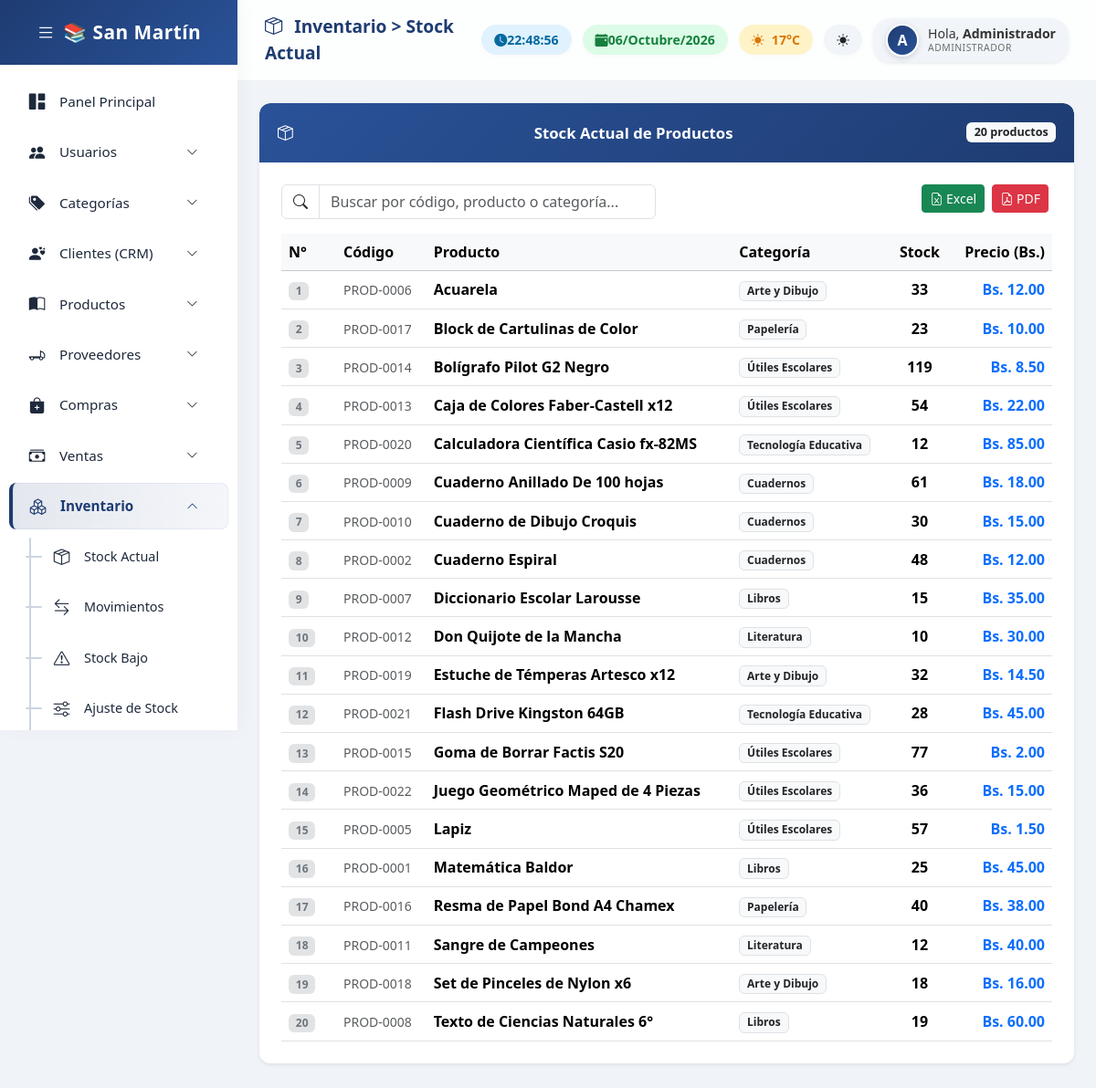
The page /inventario/index.php (signed in) on the database its author committed.
### tables this page shows
CREATE TABLE `productos` (
  `id_producto` int(11) NOT NULL AUTO_INCREMENT,
  `codigo` varchar(20) NOT NULL,
  `codigo_barras` varchar(50) DEFAULT NULL,
  `nombre_producto` varchar(150) DEFAULT NULL,
  `descripcion` text DEFAULT NULL,
  `precio` decimal(10,2) DEFAULT NULL,
  `precio_compra` decimal(10,2) DEFAULT 0.00,
  `impuesto` decimal(5,2) DEFAULT 0.00,
  `talla` varchar(20) DEFAULT NULL,
  `color` varchar(50) DEFAULT NULL,
  `stock` int(11) DEFAULT NULL,
  `imagen` varchar(255) DEFAULT NULL,
  `activo` tinyint(1) DEFAULT 1,
  `categoria_id` int(11) DEFAULT NULL,
  PRIMARY KEY (`id_producto`),
  KEY `categoria_id` (`categoria_id`),
  CONSTRAINT `productos_ibfk_1` FOREIGN KEY (`categoria_id`) REFERENCES `categorias` (`id_categoria`)
);

CREATE TABLE `categorias` (
  `id_categoria` int(11) NOT NULL AUTO_INCREMENT,
  `nombre_categoria` varchar(100) DEFAULT NULL,
  `codigo_categoria` varchar(20) DEFAULT NULL,
  `icono` varchar(50) DEFAULT 'bi-tags-fill',
  `categoria_padre` int(11) DEFAULT NULL,
  `activo` tinyint(1) DEFAULT 1,
  `visible_tienda` tinyint(1) DEFAULT 1,
  `descripcion` text DEFAULT NULL,
  `orden` int(11) DEFAULT 0,
  PRIMARY KEY (`id_categoria`)
);

### includes/paginador.php (called while the page is built, shortened)
<?php
function paginar($conexion, $sql_base, $limite = 20) {
    $pagina = isset($_GET['pagina']) ? max(1, intval($_GET['pagina'])) : 1;
    $offset = ($pagina - 1) * $limite;
    $total = mysqli_fetch_assoc(mysqli_query($conexion, $sql_base));
    $total_registros = $total['total'];
    $total_paginas = ceil($total_registros / $limite);
    $sql_limite = " LIMIT $offset, $limite";
    return ['pagina' => $pagina, 'total_paginas' => $total_paginas, 'total_registros' => $total_registros, 'offset' => $offset, 'limite' => $limite, 'sql_limite' => $sql_limite];
}
?>

### inventario/index.php (the view, shortened to what this page needs)
<?php
include("../includes/paginador.php");
$sql_base = "SELECT COUNT(*) as total FROM productos p LEFT JOIN categorias c ON p.categoria_id = c.id_categoria WHERE p.activo=1";
$sql_data = "SELECT p.*, c.nombre_categoria FROM productos p LEFT JOIN categorias c ON p.categoria_id = c.id_categoria WHERE p.activo=1 ORDER BY p.nombre_producto ASC";
$paginacion = paginar($conexion, $sql_base);
$productos = mysqli_query($conexion, $sql_data . $paginacion['sql_limite']);
?>
<!DOCTYPE html>
<html lang="es">
<head>
    <link href="https://cdn.jsdelivr.net/npm/bootstrap@5.3.3/dist/css/bootstrap.min.css" rel="stylesheet">
    <link rel="stylesheet" href="https://cdn.jsdelivr.net/npm/bootstrap-icons@1.11.3/font/bootstrap-icons.min.css">
<link rel="stylesheet" href="/includes/base.css">
</head>
<body>
<?php $base_path = '../'; include '../includes/sidebar.php'; ?>
<div class="main-content">
    <div class="topbar">
        <div class="topbar-title"><i class="bi bi-box-seam me-2"></i> Inventario > Stock Actual</div>
        <div class="topbar-widgets">
            <div class="widget-box widget-time"><i class="bi bi-clock-fill"></i> <span id="txt-reloj">00:00:00</span></div>
            <div class="widget-box widget-date"><i class="bi bi-calendar-event-fill"></i> <span id="txt-fecha">--/--/----</span></div>
            <div class="widget-box widget-weather"><i class="bi bi-sun-fill me-2"></i> <span>17°C</span></div>
            <div class="user-profile shadow-sm">
    <div class="profile-avatar-wrap"><?php if(!empty($_SESSION["imagen"])): ?><img src="../assets/uploads/usuarios/<?php echo $_SESSION["imagen"]; ?>" class="profile-avatar"><?php else: ?><div class="profile-avatar-inicial"><?php echo strtoupper(substr($_SESSION["nombre"],0,1)); ?></div><?php endif; ?></div>
    <div class="profile-info">
        <div class="profile-name">Hola, <strong><?php echo $_SESSION["nombre"]; ?></strong></div>
        <div class="profile-role"><?php echo $_SESSION["rol"]; ?></div>
    </div>
</div>
        </div>
    </div>
    <div class="container-fluid p-4">
        <div class="panel-custom shadow-sm">
            <div class="panel-custom-header">
                <i class="bi bi-box-seam me-2"></i> <span class="menu-text"> Stock Actual de Productos</span>
                <span class="badge bg-light text-dark"><?php echo $paginacion['total_registros']; ?> productos</span>
            </div>
            <div class="panel-custom-body p-4">
                <div class="row mb-3">
                    <div class="col-md-6">
                        <div class="input-group">
                            <span class="input-group-text bg-white"><i class="bi bi-search"></i></span>
                            <input type="text" id="buscador" class="form-control" placeholder="Buscar por código, producto o categoría..." onkeyup="filtrarTabla()">
                        </div>
                    </div>
                    <div class="col-md-6 text-end">
                        <a href="?exportar=xls" class="btn btn-success btn-sm me-1"><i class="bi bi-file-earmark-excel"></i> Excel</a>
                        <a href="?exportar=pdf" class="btn btn-danger btn-sm me-1"><i class="bi bi-file-earmark-pdf"></i> PDF</a>
                    </div>
                </div>
                <div class="table-responsive">
                    <table class="table table-hover align-middle mb-0">
                        <thead>
                            <tr class="table-light">
                                <th style="width: 60px;">N°</th>
                                <th>Código</th>
                                <th>Producto</th>
                                <th>Categoría</th>
                                <th class="text-center">Stock</th>
                                <th class="text-end">Precio (Bs.)</th>
                            </tr>
                        </thead>
                        <tbody>
                            <?php if(mysqli_num_rows($productos) > 0): $n=1; while($p = mysqli_fetch_assoc($productos)){ ?>
                            <tr>
                                <td><span class="badge bg-secondary-subtle text-secondary fw-bold"><?php echo $n++; ?></span></td>
                                <td><span class="text-muted small"><?php echo htmlspecialchars($p['codigo']); ?></span></td>
                                <td><strong><?php echo htmlspecialchars($p['nombre_producto']); ?></strong></td>
                                <td><span class="badge bg-light text-dark border"><?php echo htmlspecialchars($p['nombre_categoria']); ?></span></td>
                                <td class="text-center fw-bold"><?php echo $p['stock']; ?></td>
                                <td class="text-end fw-semibold text-primary">Bs. <?php echo number_format($p['precio'], 2); ?></td>
                            </tr>
                            <?php } ?>
                            <?php else: ?>
                            <tr><td colspan="6" class="text-center text-muted py-3">No hay productos registrados.</td></tr>
                            <?php endif; ?>
                        </tbody>
                    </table>
                </div>
            </div>
        </div>
    </div>
</div>
</body>
</html>

### includes/base.css (style rules this page uses)
:root { --body-bg:#f0f3f8;--sidebar-bg:#fff;--sidebar-text:#1e293b;--sidebar-hover-bg:#e2e8f0;--sidebar-accent:#1e3c72;--sidebar-active-bg:linear-gradient(90deg,rgba(30,60,114,0.12),rgba(42,82,152,0.05));--sidebar-brand-bg:linear-gradient(135deg,#1e3c72,#2a5298);--topbar-bg:rgba(255,255,255,0.85);--panel-bg:#fff;--panel-header-bg:linear-gradient(135deg,#2a5298,#1e3c72);--profile-bg:#f1f5f9;--profile-text:#333;--sub-item-active-bg:#eef2ff;--scrollbar-thumb:rgba(0,0,0,0.12);--scrollbar-thumb-hover:rgba(0,0,0,0.25);--collapse-line:#cbd5e1;--collapse-dash:#94a3b8;--border-color:rgba(0,0,0,0.05);--form-bg:#fff;--form-text:#1e293b;--form-border:#d1d5db;--form-focus-border:#60a5fa;--input-group-bg:#f1f5f9;--card-bg:#fff; }
body { background:var(--body-bg);font-family:'Segoe UI',sans-serif;margin:0;overflow-x:hidden; }
.main-content { margin-left:260px;min-height:100vh;transition:all 0.3s ease; }
.topbar { background:var(--topbar-bg);backdrop-filter:blur(10px);-webkit-backdrop-filter:blur(10px);padding:15px 30px;display:flex;justify-content:space-between;align-items:center;border-bottom:1px solid var(--border-color);position:sticky;top:0;z-index:999; }
.topbar-title { font-size:1.2rem;font-weight:600;color:var(--sidebar-accent); }
.topbar-widgets { display:flex;align-items:center;gap:12px; }
.widget-box { padding:6px 14px;border-radius:20px;font-size:0.88rem;font-weight:600;display:flex;align-items:center;box-shadow:0 2px 6px rgba(0,0,0,0.02); }
.widget-time { background:#e0f2fe;color:#0369a1; }
.widget-date { background:#dcfce7;color:#15803d; }
.widget-weather { background:#fef3c7;color:#d97706; }
.user-profile { display:flex;align-items:center;background:var(--profile-bg);padding:6px 14px;border-radius:20px;font-size:0.9rem;color:var(--profile-text); }
.profile-avatar-wrap { flex-shrink:0;margin-right:10px;display:flex;align-items:center; }
.profile-avatar-inicial { width:36px;height:36px;border-radius:50%;background:linear-gradient(135deg,#1e3c72,#2a5298);color:#fff;display:flex;align-items:center;justify-content:center;font-weight:700;font-size:1rem;border:2px solid #fff;box-shadow:0 2px 6px rgba(0,0,0,0.15); }
.profile-info { display:flex;flex-direction:column;line-height:1.2; }
.profile-name { font-size:0.88rem;white-space:nowrap; }
.profile-role { font-size:0.65rem;text-transform:uppercase;letter-spacing:0.5px;opacity:0.7;white-space:nowrap; }
.panel-custom { border:none;border-radius:12px;background:var(--panel-bg);box-shadow:0 4px 15px rgba(0,0,0,0.02);margin-bottom:30px;animation:fadeInUp 0.5s ease-in-out;overflow:hidden; }
.panel-custom-header { padding:20px;font-size:1.05rem;font-weight:600;color:#fff;border-radius:12px 12px 0 0;background:var(--panel-header-bg); }
.panel-custom-body { padding:20px; }

### rows shown on the page
productos: codigo "PROD-0006", nombre_producto "Acuarela", categoria.nombre_categoria "Arte y Dibujo", stock "33", precio "12.00"
productos: codigo "PROD-0017", nombre_producto "Block de Cartulinas de Color", categoria.nombre_categoria "Papelería", stock "23", precio "10.00"
productos: codigo "PROD-0014", nombre_producto "Bolígrafo Pilot G2 Negro", categoria.nombre_categoria "Útiles Escolares", stock "119", precio "8.50"
productos: codigo "PROD-0013", nombre_producto "Caja de Colores Faber-Castell x12", categoria.nombre_categoria "Útiles Escolares", stock "54", precio "22.00"
productos: codigo "PROD-0020", nombre_producto "Calculadora Científica Casio fx-82MS", categoria.nombre_categoria "Tecnología Educativa", stock "12", precio "85.00"
productos: codigo "PROD-0009", nombre_producto "Cuaderno Anillado De 100 hojas", categoria.nombre_categoria "Cuadernos", stock "61", precio "18.00"
productos: codigo "PROD-0010", nombre_producto "Cuaderno de Dibujo Croquis", categoria.nombre_categoria "Cuadernos", stock "30", precio "15.00"
productos: codigo "PROD-0002", nombre_producto "Cuaderno Espiral", categoria.nombre_categoria "Cuadernos", stock "48", precio "12.00"
productos: codigo "PROD-0007", nombre_producto "Diccionario Escolar Larousse", categoria.nombre_categoria "Libros", stock "15", precio "35.00"
productos: codigo "PROD-0012", nombre_producto "Don Quijote de la Mancha", categoria.nombre_categoria "Literatura", stock "10", precio "30.00"
productos: codigo "PROD-0019", nombre_producto "Estuche de Témperas Artesco x12", categoria.nombre_categoria "Arte y Dibujo", stock "32", precio "14.50"
productos: codigo "PROD-0021", nombre_producto "Flash Drive Kingston 64GB", categoria.nombre_categoria "Tecnología Educativa", stock "28", precio "45.00"
productos: codigo "PROD-0015", nombre_producto "Goma de Borrar Factis S20", categoria.nombre_categoria "Útiles Escolares", stock "77", precio "2.00"
productos: codigo "PROD-0022", nombre_producto "Juego Geométrico Maped de 4 Piezas", categoria.nombre_categoria "Útiles Escolares", stock "36", precio "15.00"
productos: codigo "PROD-0005", nombre_producto "Lapiz", categoria.nombre_categoria "Útiles Escolares", stock "57", precio "1.50"
productos: codigo "PROD-0001", nombre_producto "Matemática Baldor", categoria.nombre_categoria "Libros", stock "25", precio "45.00"
productos: codigo "PROD-0016", nombre_producto "Resma de Papel Bond A4 Chamex", categoria.nombre_categoria "Papelería", stock "40", precio "38.00"
productos: codigo "PROD-0011", nombre_producto "Sangre de Campeones", categoria.nombre_categoria "Literatura", stock "12", precio "40.00"
productos: codigo "PROD-0018", nombre_producto "Set de Pinceles de Nylon x6", categoria.nombre_categoria "Arte y Dibujo", stock "18", precio "16.00"
productos: codigo "PROD-0008", nombre_producto "Texto de Ciencias Naturales 6°", categoria.nombre_categoria "Libros", stock "19", precio "60.00"

### other values the page prints
substr($_SESSION["nombre"],0,1) "A"
$_SESSION["nombre"] "Administrador"
$_SESSION["rol"] "ADMINISTRADOR"
$paginacion['total_registros'] "20"
